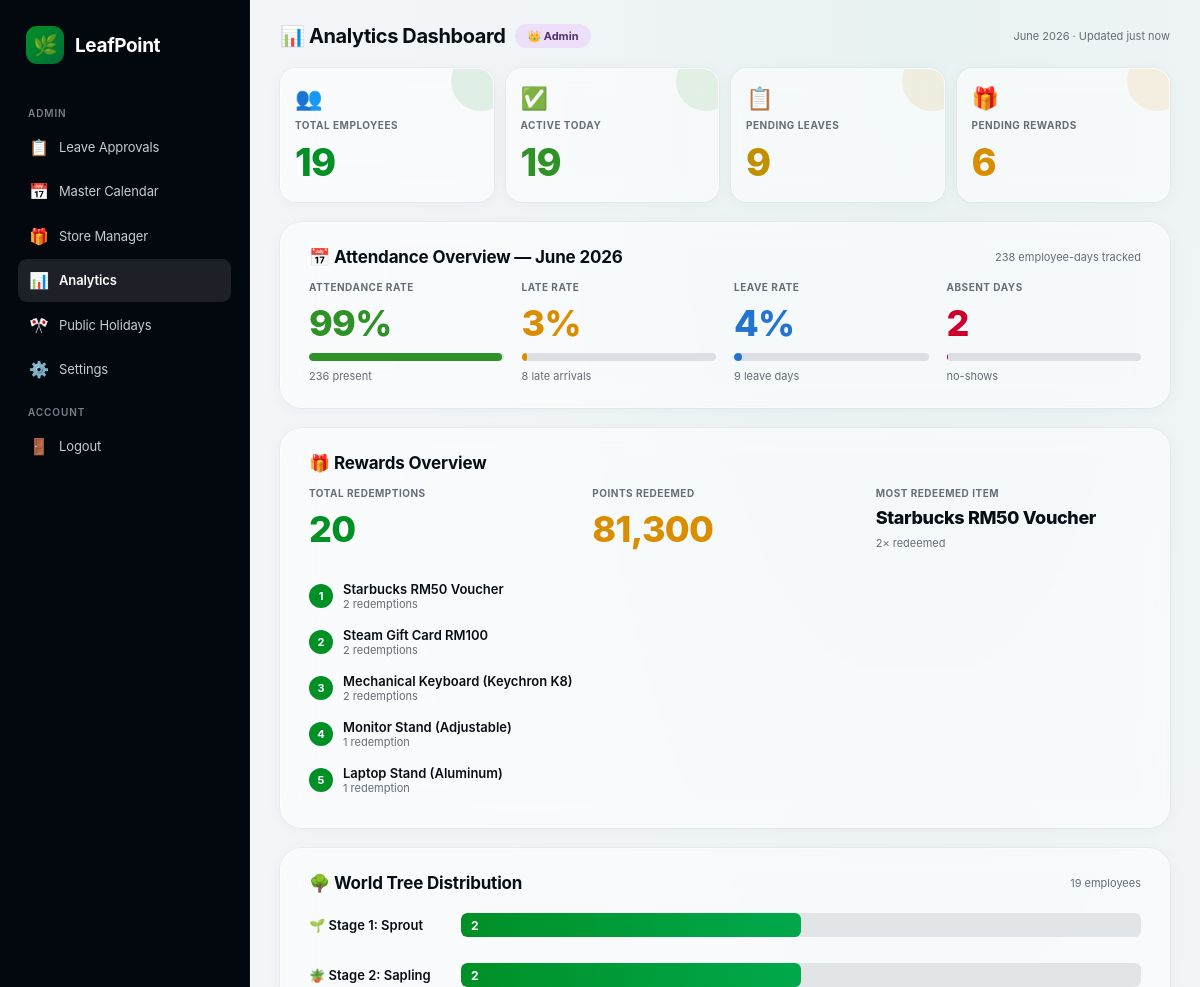
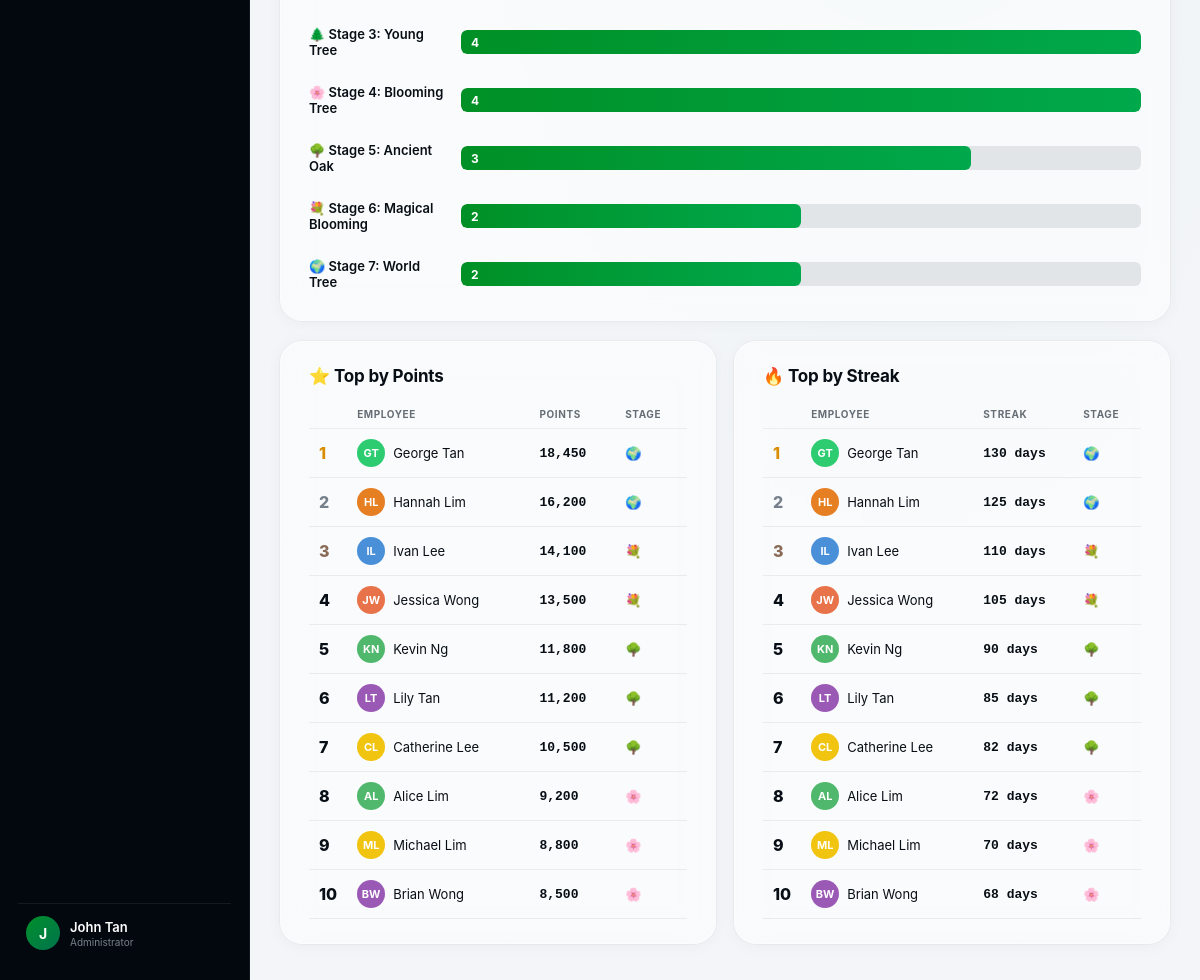
The page /Boss/analytics.php (signed in) on the database its author committed (2 pictures, top to bottom).
### tables this page shows
CREATE TABLE `users` (
    `id` INT AUTO_INCREMENT PRIMARY KEY,
    `name` VARCHAR(100) NOT NULL,
    `email` VARCHAR(150) NOT NULL UNIQUE,
    `password_hash` VARCHAR(255) NOT NULL,
    `role` ENUM('employee', 'admin') DEFAULT 'employee',
    `join_date` DATE NOT NULL,
    `remember_token` VARCHAR(255) NULL,
    `total_points` INT DEFAULT 0,
    `current_streak` INT DEFAULT 0,
    `plant_highest_stage` INT DEFAULT 1,
    `plant_current_stage` INT DEFAULT 1,
    `plant_status` ENUM('Healthy', 'Withered') DEFAULT 'Healthy',
    `created_at` TIMESTAMP DEFAULT CURRENT_TIMESTAMP,
    `updated_at` TIMESTAMP DEFAULT CURRENT_TIMESTAMP ON UPDATE CURRENT_TIMESTAMP
);

### Boss/analytics.php (the view, shortened to what this page needs)
<?php
require_once '../db.php';
$active_page = 'analytics';
$today = date('Y-m-d');
$current_month = date('m');
$current_year = date('Y');
$stmt = $pdo->query("SELECT COUNT(*) FROM users WHERE role = 'employee'");
$total_employees = $stmt->fetchColumn();
$stmt = $pdo->prepare("SELECT COUNT(DISTINCT user_id) FROM attendance WHERE date = ? AND status IN ('on_time','grace_period','late')");
$stmt->execute([$today]);
$active_today = $stmt->fetchColumn();
$stmt = $pdo->query("SELECT COUNT(*) FROM leave_requests WHERE status = 'pending'");
$pending_leaves = $stmt->fetchColumn();
$stmt = $pdo->query("SELECT COUNT(*) FROM reward_redemptions WHERE status = 'pending'");
$pending_rewards = $stmt->fetchColumn();
$stmt = $pdo->prepare("SELECT status, COUNT(*) as cnt FROM attendance WHERE MONTH(date) = ? AND YEAR(date) = ? GROUP BY status");
$stmt->execute([$current_month, $current_year]);
$att_raw = $stmt->fetchAll();
$present = 0; $late = 0; $absent = 0; $on_leave = 0; $total_tracked = 0;
foreach ($att_raw as $r) {
    if (in_array($r['status'], ['on_time','grace_period','late'])) $present += $r['cnt'];
    if ($r['status'] === 'late') $late += $r['cnt'];
    if ($r['status'] === 'absent') $absent += $r['cnt'];
    if ($r['status'] === 'on_leave') $on_leave += $r['cnt'];
    if (!in_array($r['status'], ['on_leave','public_holiday'])) $total_tracked += $r['cnt'];
}
$attendance_rate = $total_tracked > 0 ? round(($present / $total_tracked) * 100) : 0;
$late_rate = $total_tracked > 0 ? round(($late / $total_tracked) * 100) : 0;
$leave_rate = $present + $absent + $late > 0 ? round(($on_leave / ($present + $absent + $late + $on_leave)) * 100) : 0;
$total_days_tracked = $total_tracked;
$stmt = $pdo->query("SELECT COUNT(*) FROM reward_redemptions");
$total_redemptions = $stmt->fetchColumn();
$stmt = $pdo->query("SELECT SUM(points_spent) FROM reward_redemptions WHERE status != 'cancelled' AND status != 'rejected'");
$total_points_redeemed = $stmt->fetchColumn() ?: 0;
$stmt = $pdo->query("
    SELECT ri.name, COUNT(rr.id) as cnt
    FROM reward_redemptions rr
    JOIN reward_items ri ON rr.item_id = ri.id
    WHERE rr.status != 'cancelled' AND rr.status != 'rejected'
    GROUP BY rr.item_id
    ORDER BY cnt DESC
    LIMIT 5
");
$top_items = $stmt->fetchAll();
$most_redeemed = $top_items[0] ?? null;
$stmt = $pdo->query("SELECT plant_current_stage, COUNT(*) as cnt FROM users WHERE role = 'employee' GROUP BY plant_current_stage ORDER BY plant_current_stage");
$stage_counts = array_fill(1, 7, 0);
while ($row = $stmt->fetch()) {
    $stage_counts[$row['plant_current_stage']] = $row['cnt'];
}
$stmt = $pdo->query("SELECT id, name, total_points, current_streak, plant_current_stage FROM users WHERE role = 'employee' ORDER BY total_points DESC LIMIT 10");
$top_points = $stmt->fetchAll();
$stmt = $pdo->query("SELECT id, name, total_points, current_streak, plant_current_stage FROM users WHERE role = 'employee' ORDER BY current_streak DESC LIMIT 10");
$top_streaks = $stmt->fetchAll();
?>
<!doctype html>
<html lang="en">
<head>
</head>
<body>
  <div class="app">
    <?php include 'boss_sidebar.php'; ?>
    <main class="main">
      <div class="main-inner">
        <header class="topbar">
          <div style="display:flex;align-items:center;gap:10px;">
            <span class="title">📊 Analytics Dashboard</span>
            <span class="admin-badge">👑 Admin</span>
          </div>
          <span class="note"><?= date('F Y') ?> · Updated just now</span>
        </header>
        <div class="stats-grid">
          <div class="stat-card employees">
            <span class="sc-icon">👥</span>
            <span class="sc-label">Total Employees</span>
            <span class="sc-value"><?= $total_employees ?></span>
          </div>
          <div class="stat-card active">
            <span class="sc-icon">✅</span>
            <span class="sc-label">Active Today</span>
            <span class="sc-value"><?= $active_today ?></span>
          </div>
          <div class="stat-card pending-leave">
            <span class="sc-icon">📋</span>
            <span class="sc-label">Pending Leaves</span>
            <span class="sc-value"><?= $pending_leaves ?></span>
          </div>
          <div class="stat-card pending-reward">
            <span class="sc-icon">🎁</span>
            <span class="sc-label">Pending Rewards</span>
            <span class="sc-value"><?= $pending_rewards ?></span>
          </div>
        </div>
        <div class="card">
          <div class="card-header">
            <span class="card-title">📅 Attendance Overview — <?= date('F Y') ?></span>
            <span class="card-subtitle"><?= $total_days_tracked ?> employee-days tracked</span>
          </div>
          <div class="analytics-row">
            <div class="analytics-item">
              <span class="a-label">Attendance Rate</span>
              <span class="a-value" style="color:var(--green-status);"><?= $attendance_rate ?>%</span>
              <div class="analytics-bar-wrap"><div class="analytics-bar-fill green" style="width:<?= $attendance_rate ?>%;"></div></div>
              <span style="font-size:11px;color:var(--muted);"><?= $present ?> present</span>
            </div>
            <div class="analytics-item">
              <span class="a-label">Late Rate</span>
              <span class="a-value" style="color:var(--gold);"><?= $late_rate ?>%</span>
              <div class="analytics-bar-wrap"><div class="analytics-bar-fill gold" style="width:<?= $late_rate ?>%;"></div></div>
              <span style="font-size:11px;color:var(--muted);"><?= $late ?> late arrivals</span>
            </div>
            <div class="analytics-item">
              <span class="a-label">Leave Rate</span>
              <span class="a-value" style="color:var(--blue-info);"><?= $leave_rate ?>%</span>
              <div class="analytics-bar-wrap"><div class="analytics-bar-fill blue" style="width:<?= $leave_rate ?>%;"></div></div>
              <span style="font-size:11px;color:var(--muted);"><?= $on_leave ?> leave days</span>
            </div>
            <div class="analytics-item">
              <span class="a-label">Absent Days</span>
              <span class="a-value" style="color:var(--red-status);"><?= $absent ?></span>
              <div class="analytics-bar-wrap"><div class="analytics-bar-fill red" style="width:<?= $total_tracked > 0 ? round(($absent / $total_tracked) * 100) : 0 ?>%;"></div></div>
              <span style="font-size:11px;color:var(--muted);">no-shows</span>
            </div>
          </div>
        </div>
        <div class="card">
          <div class="card-header">
            <span class="card-title">🎁 Rewards Overview</span>
          </div>
          <div class="analytics-row">
            <div class="analytics-item">
              <span class="a-label">Total Redemptions</span>
              <span class="a-value" style="color:var(--accent);"><?= $total_redemptions ?></span>
            </div>
            <div class="analytics-item">
              <span class="a-label">Points Redeemed</span>
              <span class="a-value" style="color:var(--gold);"><?= number_format($total_points_redeemed) ?></span>
            </div>
            <div class="analytics-item" style="min-width:200px;">
              <span class="a-label">Most Redeemed Item</span>
              <?php if ($most_redeemed): ?>
              <span class="a-value" style="font-size:18px;color:var(--fg);"><?= htmlspecialchars($most_redeemed['name']) ?></span>
              <span style="font-size:11px;color:var(--muted);"><?= $most_redeemed['cnt'] ?>× redeemed</span>
              <?php else: ?>
              <span style="color:var(--muted);">No data yet</span>
              <?php endif; ?>
            </div>
          </div>
          <?php if (count($top_items) > 0): ?>
          <div style="display:flex;flex-direction:column;gap:0;padding-top:8px;">
            <?php foreach ($top_items as $i => $item): ?>
            <div class="top-item-row">
              <span class="top-item-rank"><?= $i + 1 ?></span>
              <div class="top-item-info">
                <div class="top-item-name"><?= htmlspecialchars($item['name']) ?></div>
                <div class="top-item-count"><?= $item['cnt'] ?> redemption<?= $item['cnt'] !== 1 ? 's' : '' ?></div>
              </div>
            </div>
            <?php endforeach; ?>
          </div>
          <?php endif; ?>
        </div>
        <div class="card">
          <div class="card-header">
            <span class="card-title">🌳 World Tree Distribution</span>
            <span class="card-subtitle"><?= $total_employees ?> employees</span>
          </div>
          <?php
          $stage_names = [1=>'Sprout', 2=>'Sapling', 3=>'Young Tree', 4=>'Blooming Tree', 5=>'Ancient Oak', 6=>'Magical Blooming', 7=>'World Tree'];
          $stage_emojis = [1=>'🌱', 2=>'🪴', 3=>'🌲', 4=>'🌸', 5=>'🌳', 6=>'💐', 7=>'🌍'];
          $max_stage = max($stage_counts) ?: 1;
          ?>
          <?php for ($s = 1; $s <= 7; $s++): ?>
          <div class="stage-row">
            <span class="stage-label"><?= $stage_emojis[$s] ?> Stage <?= $s ?>: <?= $stage_names[$s] ?></span>
            <div class="stage-bar-wrap">
              <div class="stage-bar-fill" style="width:<?= $max_stage > 0 ? round(($stage_counts[$s] / $max_stage) * 100) : 0 ?>%;">
                <?php if ($stage_counts[$s] > 0): ?>
                <span class="stage-count"><?= $stage_counts[$s] ?></span>
                <?php endif; ?>
              </div>
            </div>
          </div>
          <?php endfor; ?>
        </div>
        <div class="leader-grid">
          <div class="card">
            <div class="card-header">
              <span class="card-title">⭐ Top by Points</span>
            </div>
            <table class="leader-table">
              <thead><tr><th></th><th>Employee</th><th>Points</th><th>Stage</th></tr></thead>
              <tbody>
                <?php
                $colors = ['#4A90D9','#E8734A','#50B86C','#9B59B6','#F1C40F','#1ABC9C','#E74C3C','#3498DB','#2ECC71','#E67E22'];
                foreach ($top_points as $i => $emp):
                  $rank_class = $i === 0 ? 'gold' : ($i === 1 ? 'silver' : ($i === 2 ? 'bronze' : ''));
                  $initials = implode('', array_map(fn($w) => strtoupper(substr($w, 0, 1)), explode(' ', $emp['name'])));
                ?>
                <tr>
                  <td class="rank <?= $rank_class ?>"><?= $i + 1 ?></td>
                  <td>
                    <div class="emp-cell">
                      <div class="emp-avatar" style="background:<?= $colors[$emp['id'] % 10] ?>;"><?= $initials ?></div>
                      <?= htmlspecialchars($emp['name']) ?>
                    </div>
                  </td>
                  <td style="font-family:var(--font-mono);font-weight:700;"><?= number_format($emp['total_points']) ?></td>
                  <td><?= $stage_emojis[$emp['plant_current_stage']] ?></td>
                </tr>
                <?php endforeach; ?>
              </tbody>
            </table>
          </div>
          <div class="card">
            <div class="card-header">
              <span class="card-title">🔥 Top by Streak</span>
            </div>
            <table class="leader-table">
              <thead><tr><th></th><th>Employee</th><th>Streak</th><th>Stage</th></tr></thead>
              <tbody>
                <?php foreach ($top_streaks as $i => $emp):
                  $rank_class = $i === 0 ? 'gold' : ($i === 1 ? 'silver' : ($i === 2 ? 'bronze' : ''));
                  $initials = implode('', array_map(fn($w) => strtoupper(substr($w, 0, 1)), explode(' ', $emp['name'])));
                ?>
                <tr>
                  <td class="rank <?= $rank_class ?>"><?= $i + 1 ?></td>
                  <td>
                    <div class="emp-cell">
                      <div class="emp-avatar" style="background:<?= $colors[$emp['id'] % 10] ?>;"><?= $initials ?></div>
                      <?= htmlspecialchars($emp['name']) ?>
                    </div>
                  </td>
                  <td style="font-family:var(--font-mono);font-weight:700;"><?= $emp['current_streak'] ?> days</td>
                  <td><?= $stage_emojis[$emp['plant_current_stage']] ?></td>
                </tr>
                <?php endforeach; ?>
              </tbody>
            </table>
          </div>
        </div>
      </div>
    </main>
  </div>
</body>
</html>

### Boss/boss_sidebar.php (shortened to what this page needs)
<?php
$boss_name = $_SESSION['name'] ?? 'Boss';
$boss_initial = strtoupper(substr($boss_name, 0, 1));
$nav_items = [
    ['page' => 'approvals', 'href' => 'admin_dashboard.php', 'icon' => '📋', 'label' => 'Leave Approvals'],
    ['page' => 'calendar',  'href' => 'master_calendar.php',  'icon' => '📅', 'label' => 'Master Calendar'],
    ['page' => 'store',     'href' => 'store_admin.php',      'icon' => '🎁', 'label' => 'Store Manager'],
    ['page' => 'analytics', 'href' => 'analytics.php',         'icon' => '📊', 'label' => 'Analytics'],
    ['page' => 'holidays',  'href' => 'public_holidays.php',   'icon' => '🎌', 'label' => 'Public Holidays'],
    ['page' => 'settings',  'href' => 'settings.php',          'icon' => '⚙️', 'label' => 'Settings'],
];
?>
<aside class="sidebar">
  <div class="sidebar-brand">
    <div class="logo-icon">🌿</div>
    LeafPoint
  </div>
  <nav class="sidebar-nav">
    <div class="nav-section">Admin</div>
    <?php foreach ($nav_items as $item): ?>
    <a href="<?= $item['href'] ?>" class="<?= $active_page === $item['page'] ? 'active' : '' ?>">
      <span class="nav-icon"><?= $item['icon'] ?></span> <?= $item['label'] ?>
    </a>
    <?php endforeach; ?>
    <div class="nav-section">Account</div>
    <a href="../logout.php"><span class="nav-icon">🚪</span> Logout</a>
  </nav>
  <div class="sidebar-user">
    <div class="avatar"><?= $boss_initial ?></div>
    <div style="display:flex;flex-direction:column;gap:1px;">
      <div class="user-name"><?= htmlspecialchars($boss_name) ?></div>
      <div class="user-role">Administrator</div>
    </div>
  </div>
</aside>

### rows shown on the page
users: id "2", plant_current_stage "4", name "AL", name "Alice Lim", total_points "9,200", plant_current_stage "🌸", current_streak "72"
users: name "GT", name "George Tan", total_points "18,450", plant_current_stage "🌍", current_streak "130"
users: name "HL", name "Hannah Lim", total_points "16,200", plant_current_stage "🌍", current_streak "125"
users: name "IL", name "Ivan Lee", total_points "14,100", plant_current_stage "💐", current_streak "110"
users: name "JW", name "Jessica Wong", total_points "13,500", plant_current_stage "💐", current_streak "105"
users: name "KN", name "Kevin Ng", total_points "11,800", plant_current_stage "🌳", current_streak "90"
users: name "LT", name "Lily Tan", total_points "11,200", plant_current_stage "🌳", current_streak "85"
users: name "CL", name "Catherine Lee", total_points "10,500", plant_current_stage "🌳", current_streak "82"
users: name "ML", name "Michael Lim", total_points "8,800", plant_current_stage "🌸", current_streak "70"
users: name "BW", name "Brian Wong", total_points "8,500", plant_current_stage "🌸", current_streak "68"

### other values the page prints
$item['icon'] "📋"
$item['label'] "Leave Approvals"
$item['icon'] "📅"
$item['label'] "Master Calendar"
$item['icon'] "🎁"
$item['label'] "Store Manager"
$item['icon'] "📊"
$item['label'] "Analytics"
$item['icon'] "🎌"
$item['label'] "Public Holidays"
$item['icon'] "⚙️"
$item['label'] "Settings"
$boss_initial "J"
$boss_name "John Tan"
$total_employees "19"
